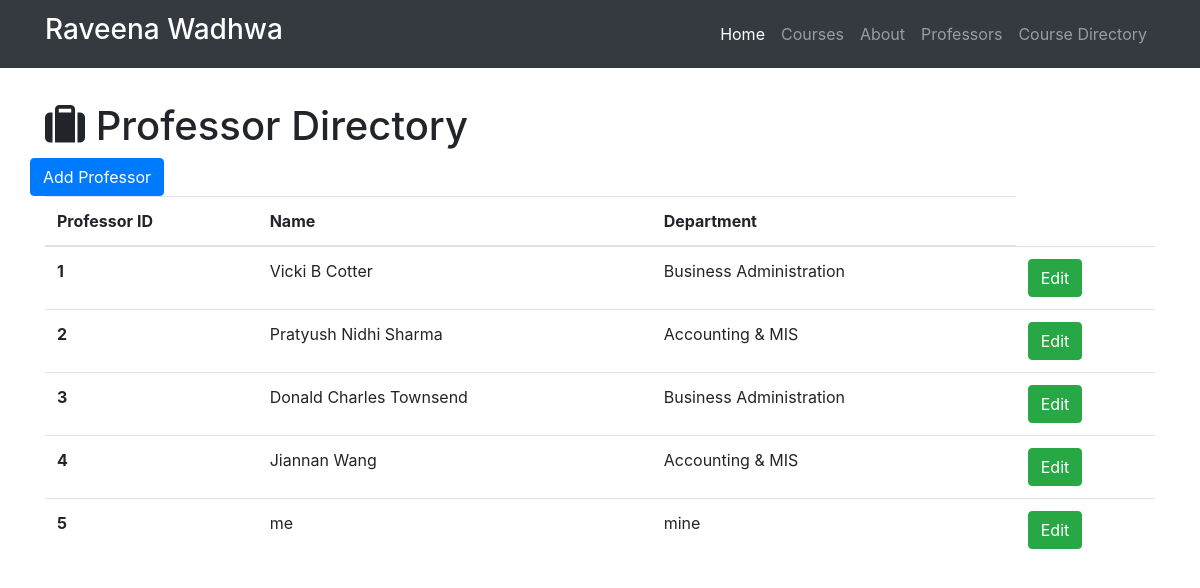
The app's page /professors, older data.
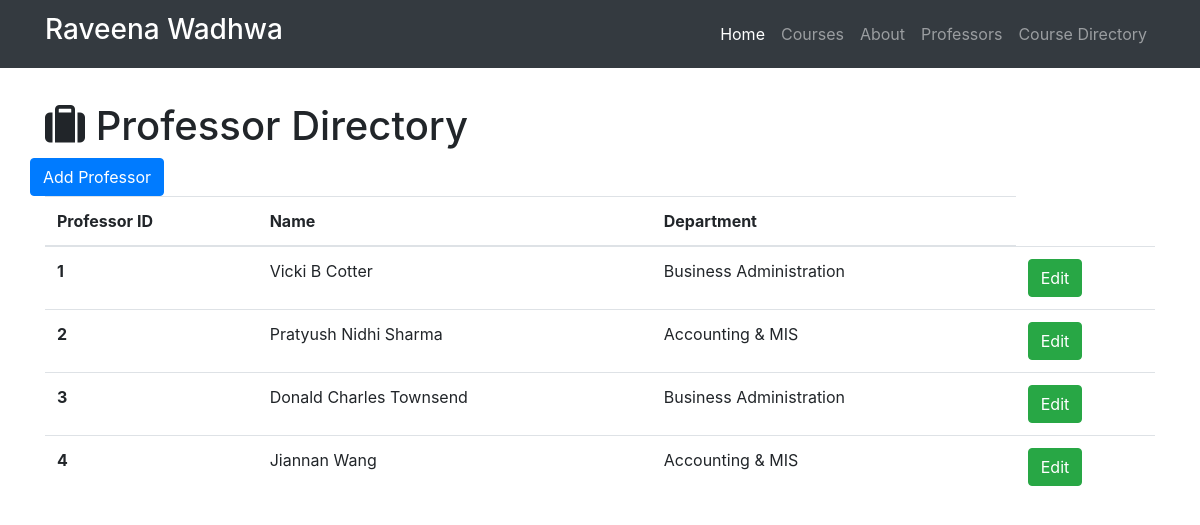
The same page, newer data.
### resume.py (models this page shows)
class Professor(db.Model):
    __tablename__ = 'professors'
    id = db.Column(db.Integer, primary_key=True)
    name = db.Column(db.String(64))
    department = db.Column(db.Text)
    courses = db.relationship('Course', backref='professor')

### resume.py (the view)
@app.route('/professors')
def show_all_professors():
    professors = Professor.query.all()
    return render_template('professor-all.html', professors=professors)

### templates/professor-all.html (shortened to what this page needs)
{% extends "base-structure.html" %}
{% block head%}
  {{super()}}
{% endblock %}
{% block page_content %}
<div class="container">
   <h1 class="mt-5"><i class="fa fa-suitcase" aria-hidden="true"></i> Professor Directory</h1>
  <div class="row bottom-margin">
    <a href="/professors/add" class="btn btn-primary" role="button" aria-disabeled="true">Add Professor</a>
  </div>
{% if professors %}
  <table class="table">
    <thead>
      <tr>
        <th>Professor ID</th>
        <th>Name</th>
        <th>Department</th>
      </tr>
    </thead>
    <tbody>
  {% for professor in professors %}
  <tr>
        <th scope="row">{{professor.id}}</th>
        <td>{{professor.name}}</td>
        <td>{{professor.department}}</td>
        <td>
          <a href="/professors/edit/{{professor.id}}" class ="btn btn-success" role="button" aria-disabled="true"> Edit</a>
        </td>
  </tr>
   {% endfor %}
 </tbody>
</table>
{% else %}
<h3>There are no professors in the directory yet.</h3>
{% endif %}
</div>
{% endblock %}

### templates/base-structure.html (shortened to what this page needs)
<!DOCTYPE html>
<html>
  <head>
    {% block head %}
    <link rel="stylesheet" href="https://maxcdn.bootstrapcdn.com/bootstrap/4.0.0-beta.2/css/bootstrap.min.css">
    {% endblock %}
  </head>
  <body>
  <nav class="navbar navbar-expand-lg navbar-dark bg-dark fixed-top">
    <div class="container">
      <a class="navbar-brand" href="/">
         <h3>Raveena Wadhwa</h3>
       </a>
      <div class="collapse navbar-collapse" id="navbarResponsive">
        <ul class="navbar-nav ml-auto">
          <li class="nav-item active">
            <a class="nav-link" href="/">Home
             </a>
          </li>
          <li class="nav-item">
            <a class="nav-link" href="/courses">Courses</a>
          </li>
          <li class="nav-item">
            <a class="nav-link" href="/about">About</a>
          </li>
          <li class="nav-item">
            <a class="nav-link" href="/professors">Professors</a>
          </li>
          <li class="nav-item">
            <a class="nav-link" href="/course-directory">Course Directory</a>
          </li>
        </ul>
      </div>
    </div>
  </nav>
  {% block page_content %}
  {% endblock %}
</body>
</html>

### templates/professor-all.html (style rules this page uses)
body { padding-top: 54px; }

Row changes from the older to the newer data that the page shows:
removed Professor: id "5", name "me", department "mine"
